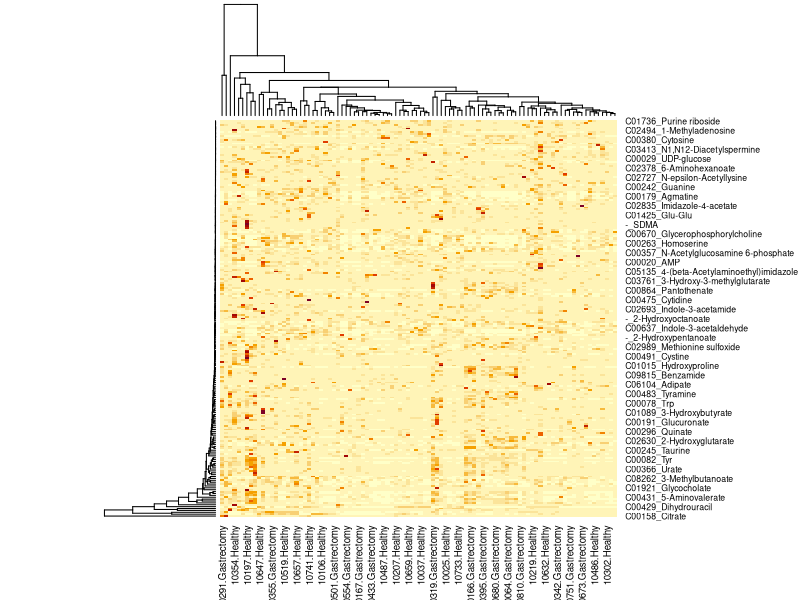
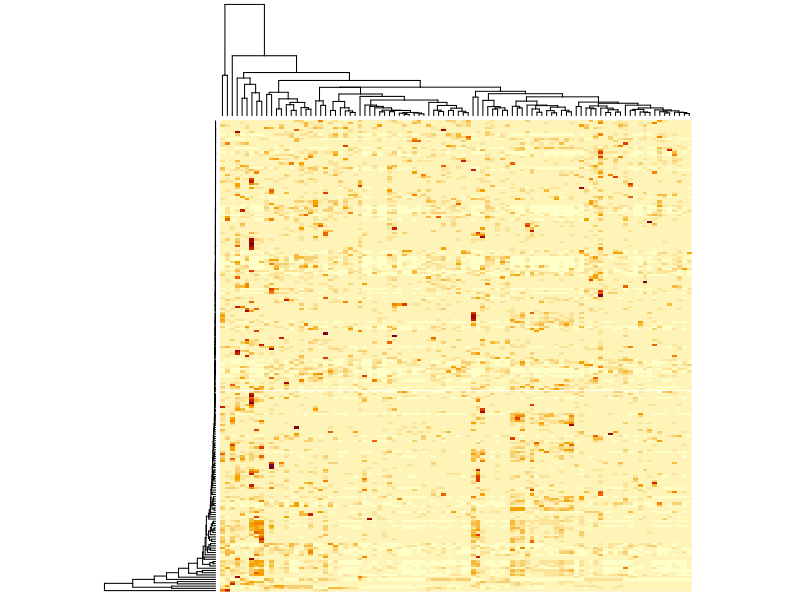
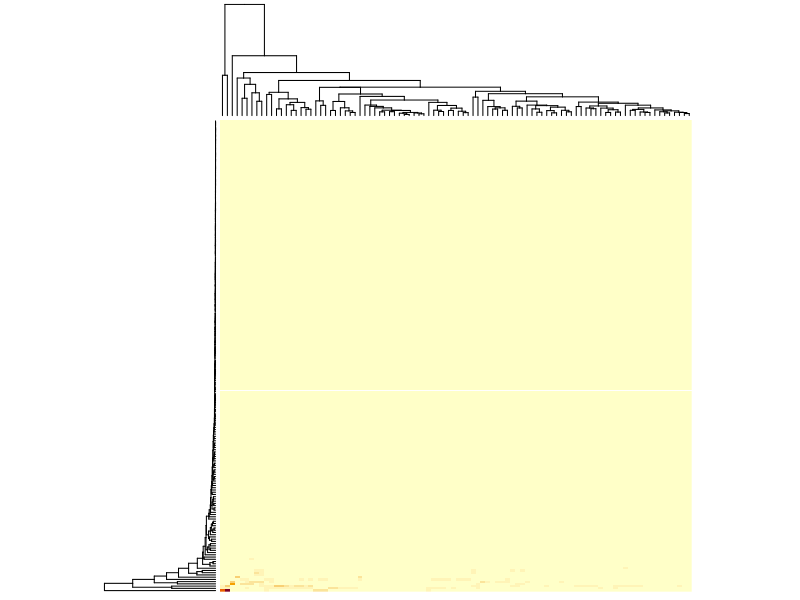
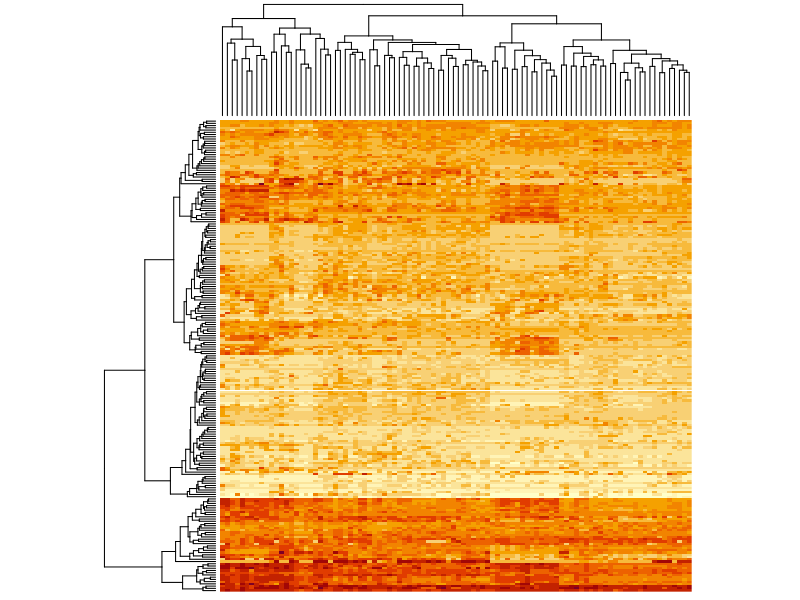
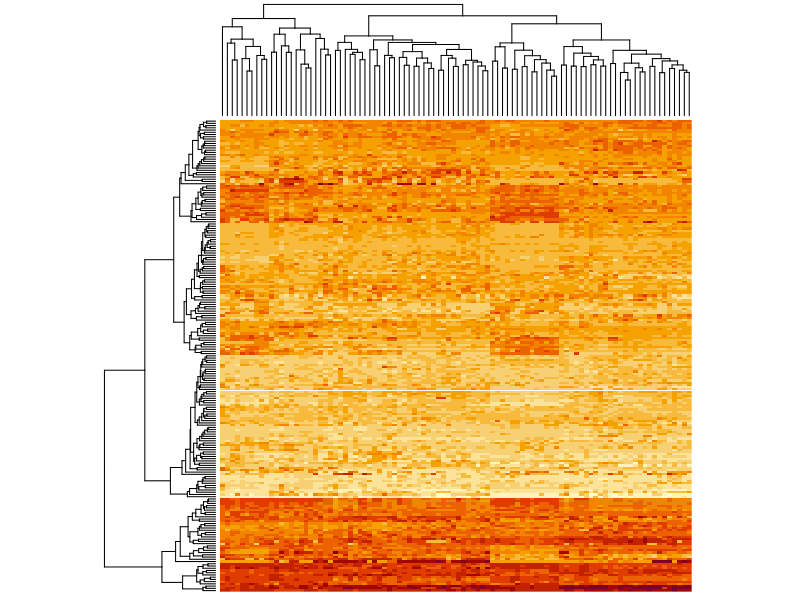
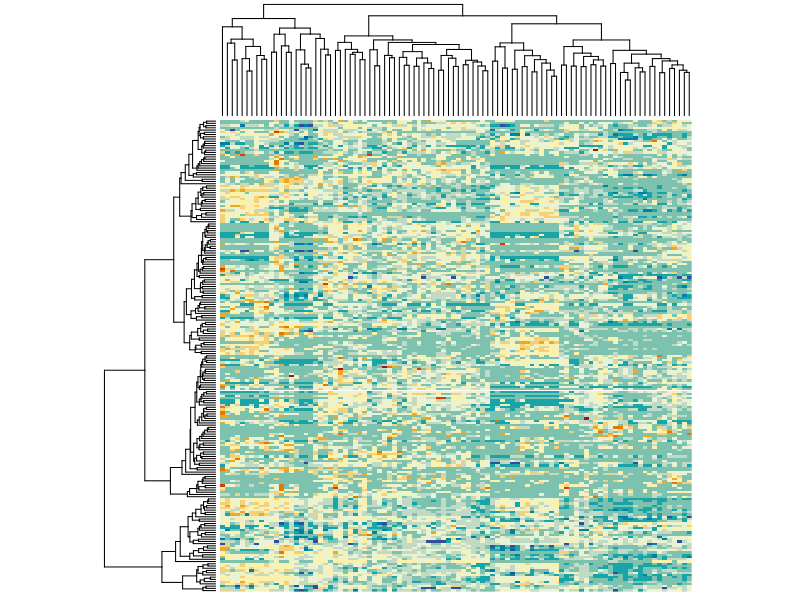
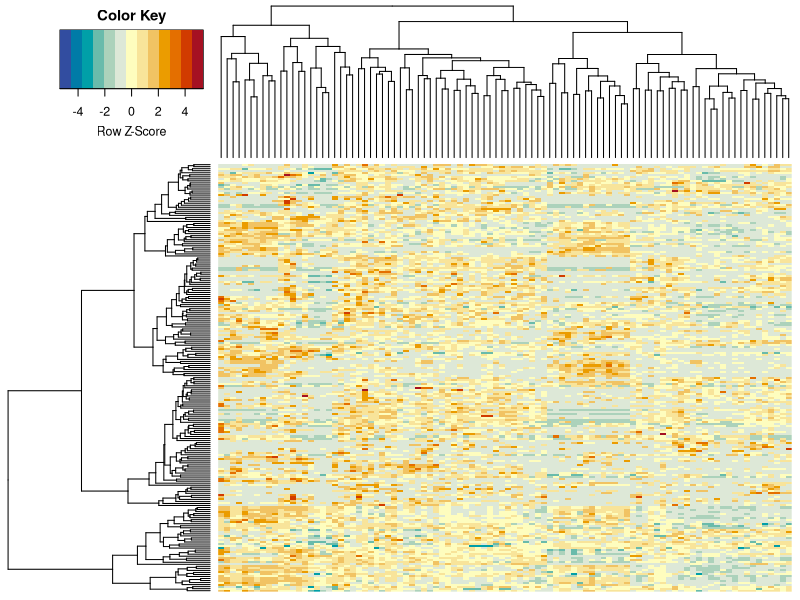
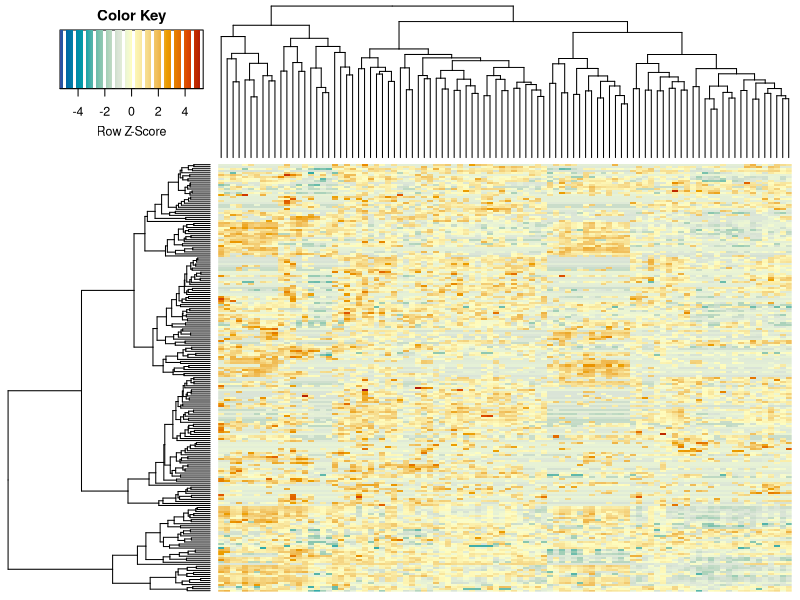

Write R code to recreate these figures, in order. (Note: this script raises an error after producing the figures.)
## ---- chunk 1
if(!require(RColorBrewer)){
  install.packages("RColorBrewer",repos = "http://cran.us.r-project.org")
  library(RColorBrewer)
}
if(!require(gplots)){
  install.packages("gplots",repos = "http://cran.us.r-project.org")
  library(gplots)
}
if(!require(gtools)){
  install.packages("gtools",repos = "http://cran.us.r-project.org")
  library(gtools)
}
## ---- chunk 2
metabo <- read.delim("../datasets/ERAWIJANTARI_metab.tsv",row.names=1) #data
colnames(metabo) <- sub("^X","",colnames(metabo))
metabo <- as.matrix(metabo)
metabo_log <- log10(metabo)
metaD <- read.delim("../datasets/ERAWIJANTARI_metaD.tsv") #metadata
all(colnames(metabo) == metaD$Sample) #check that samples match in data matrices
## ---- chunk 3
heatmap(metabo)
## ---- chunk 4
heatmap(metabo,
        labRow = "", # no rownames
        labCol = "", # no colnames
        margins = c(0.5,0.5)) # remove the white space around
## ---- chunk 5
heatmap(metabo,
        scale = "none", # no scaling!
        labRow = "", # no rownames
        labCol = "", # no colnames
        margins = c(0.5,0.5)) # remove the white space around
## ---- chunk 6
heatmap(metabo_log,
        scale = "none", # no scaling!
        labRow = "", # no rownames
        labCol = "", # no colnames
        margins = c(0.5,0.5)) # remove the white space around
## ---- chunk 7
heatmap(metabo_log,
        scale = "col", # column scaling!
        labRow = "", # no rownames
        labCol = "", # no colnames
        margins = c(0.5,0.5)) # remove the white space around
## ---- chunk 8
heatmap(metabo_log,
        col = hcl.colors(12,"RdYlBu", rev = TRUE), #diverging palette
        scale = "row", # row scaling!
        labRow = "", # no rownames
        labCol = "", # no colnames
        margins = c(0.5,0.5)) # remove the white space around
## ---- chunk 9
heatmap.2(metabo_log,
        col = hcl.colors(13,"RdYlBu", rev = TRUE), #diverging palette
        scale = "row", # row scaling!
        labRow = "", # no rownames
        labCol = "", # no colnames
        margins = c(0.5,0.5), # remove the white space around
        trace = "none", #don't plot a trace
        density.info = "none") #don't overlay a histogram in the colour bar
## ---- chunk 10
heatmap.2(metabo_log,
        col = hcl.colors(255,"RdYlBu", rev = TRUE), #diverging palette - 255 colours!
        scale = "row", # row scaling
        labRow = "", # no rownames
        labCol = "", # no colnames
        margins = c(0.5,0.5), # remove the white space around
        trace = "none", #don't plot a trace
        density.info = "none") #don't overlay a histogram in the colour bar
## ---- chunk 11
heatmap.2(metabo_log,
       col = hcl.colors(255,"YlGnBu", rev = TRUE), #single colour palette! - 255 colours
        symbreaks = F, #colours are not centred around 0
        scale = "none", # no scaling!
        labRow = "", # no rownames
        labCol = "", # no colnames
        margins = c(0.5,0.5), # remove the white space around
        trace = "none", #don't plot a trace
        density.info = "none") #don't overlay a histogram in the colour bar
## ---- chunk 12
heatmap.2a <- function (x, Rowv = TRUE, Colv = if (symm) "Rowv" else TRUE, 
                        distfun = dist, hclustfun = hclust, dendrogram = c("both", 
                                                                           "row", "column", "none"), symm = FALSE, 
                        scale = c("none", "row", "column"), na.rm = TRUE, revC = identical(Colv, "Rowv"), add.expr, breaks, 
                        symbreaks = min(x < 0, na.rm = TRUE) || scale != "none", col = "heat.colors", colsep, rowsep, 
                        sepcolor = "white", sepwidth = c(0.05, 0.05), cellnote, notecex = 1, 
                        notecol = "cyan", na.color = par("bg"), trace = c("column", "row", "both", "none"), tracecol = "cyan", hline = median(breaks), 
                        vline = median(breaks), linecol = tracecol, margins = c(5,5), ColSideColors, RowSideColors, cexRow = 0.2 + 1/log10(nr), 
                        cexCol = 0.2 + 1/log10(nc), labRow = NULL, labCol = NULL, srtRow = NULL, srtCol = NULL, adjRow = c(0, NA), adjCol = c(NA,0),
                        offsetRow = 0.5, offsetCol = 0.5, key = TRUE, keysize = 1.5, 
                        density.info = c("histogram", "density", "none"), denscol = tracecol, 
                        symkey = min(x < 0, na.rm = TRUE) || symbreaks, densadj = 0.25, 
                        main = NULL, xlab = NULL, ylab = NULL, lmat = NULL, lhei = NULL, 
                        lwid = NULL, extrafun = NULL, font.col=1, font.row=1, keyName="Value", 
                        ColSideFac=1, RowSideFac=1, ...) 
{
  scale01 <- function(x, low = min(x), high = max(x)) {
    x <- (x - low)/(high - low)
    x
  }
  retval <- list()
  scale <- if (symm && missing(scale)) 
    "none"
  else match.arg(scale)
  dendrogram <- match.arg(dendrogram)
  trace <- match.arg(trace)
  density.info <- match.arg(density.info)
  if (length(col) == 1 && is.character(col)) 
    col <- get(col, mode = "function")
  if (!missing(breaks) && (scale != "none")) 
    warning("Using scale=\"row\" or scale=\"column\" when breaks are", 
            "specified can produce unpredictable results.", "Please consider using only one or the other.")
  if (is.null(Rowv) || is.na(Rowv)) 
    Rowv <- FALSE
  if (is.null(Colv) || is.na(Colv)) 
    Colv <- FALSE
  else if (Colv == "Rowv" && !isTRUE(Rowv)) 
    Colv <- FALSE
  if (length(di <- dim(x)) != 2 || !is.numeric(x)) 
    stop("`x' must be a numeric matrix")
  nr <- di[1]
  nc <- di[2]
  if (nr <= 1 || nc <= 1) 
    stop("`x' must have at least 2 rows and 2 columns")
  if (!is.numeric(margins) || length(margins) != 2) 
    stop("`margins' must be a numeric vector of length 2")
  if (missing(cellnote)) 
    cellnote <- matrix("", ncol = ncol(x), nrow = nrow(x))
  if (!inherits(Rowv, "dendrogram")) {
    if (((!isTRUE(Rowv)) || (is.null(Rowv))) && (dendrogram %in% 
                                                 c("both", "row"))) {
      if (is.logical(Colv) && (Colv)) 
        dendrogram <- "column"
      else dedrogram <- "none"
      warning("Discrepancy: Rowv is FALSE, while dendrogram is `", 
              dendrogram, "'. Omitting row dendogram.")
    }
  }
  if (!inherits(Colv, "dendrogram")) {
    if (((!isTRUE(Colv)) || (is.null(Colv))) && (dendrogram %in% 
                                                 c("both", "column"))) {
      if (is.logical(Rowv) && (Rowv)) 
        dendrogram <- "row"
      else dendrogram <- "none"
      warning("Discrepancy: Colv is FALSE, while dendrogram is `", 
              dendrogram, "'. Omitting column dendogram.")
    }
  }
  if (inherits(Rowv, "dendrogram")) {
    ddr <- Rowv
    rowInd <- order.dendrogram(ddr)
  }
  else if (is.integer(Rowv)) {
    hcr <- hclustfun(distfun(x))
    ddr <- as.dendrogram(hcr)
    ddr <- reorder(ddr, Rowv)
    rowInd <- order.dendrogram(ddr)
    if (nr != length(rowInd)) 
      stop("row dendrogram ordering gave index of wrong length")
  }
  else if (isTRUE(Rowv)) {
    Rowv <- rowMeans(x, na.rm = na.rm)
    hcr <- hclustfun(distfun(x))
    ddr <- as.dendrogram(hcr)
    ddr <- reorder(ddr, Rowv)
    rowInd <- order.dendrogram(ddr)
    if (nr != length(rowInd)) 
      stop("row dendrogram ordering gave index of wrong length")
  }
  else {
    rowInd <- nr:1
  }
  if (inherits(Colv, "dendrogram")) {
    ddc <- Colv
    colInd <- order.dendrogram(ddc)
  }
  else if (identical(Colv, "Rowv")) {
    if (nr != nc) 
      stop("Colv = \"Rowv\" but nrow(x) != ncol(x)")
    if (exists("ddr")) {
      ddc <- ddr
      colInd <- order.dendrogram(ddc)
    }
    else colInd <- rowInd
  }
  else if (is.integer(Colv)) {
    hcc <- hclustfun(distfun(if (symm) 
      x
      else t(x)))
    ddc <- as.dendrogram(hcc)
    ddc <- reorder(ddc, Colv)
    colInd <- order.dendrogram(ddc)
    if (nc != length(colInd)) 
      stop("column dendrogram ordering gave index of wrong length")
  }
  else if (isTRUE(Colv)) {
    Colv <- colMeans(x, na.rm = na.rm)
    hcc <- hclustfun(distfun(if (symm) 
      x
      else t(x)))
    ddc <- as.dendrogram(hcc)
    ddc <- reorder(ddc, Colv)
    colInd <- order.dendrogram(ddc)
    if (nc != length(colInd)) 
      stop("column dendrogram ordering gave index of wrong length")
  }
  else {
    colInd <- 1:nc
  }
  retval$rowInd <- rowInd
  retval$colInd <- colInd
  retval$call <- match.call()
  x <- x[rowInd, colInd]
  x.unscaled <- x
  cellnote <- cellnote[rowInd, colInd]
  if (is.null(labRow)) 
    labRow <- if (is.null(rownames(x))) 
      (1:nr)[rowInd]
  else rownames(x)
  else labRow <- labRow[rowInd]
  if (is.null(labCol)) 
    labCol <- if (is.null(colnames(x))) 
      (1:nc)[colInd]
  else colnames(x)
  else labCol <- labCol[colInd]
  if (scale == "row") {
    retval$rowMeans <- rm <- rowMeans(x, na.rm = na.rm)
    x <- sweep(x, 1, rm)
    retval$rowSDs <- sx <- apply(x, 1, sd, na.rm = na.rm)
    x <- sweep(x, 1, sx, "/")
  }
  else if (scale == "column") {
    retval$colMeans <- rm <- colMeans(x, na.rm = na.rm)
    x <- sweep(x, 2, rm)
    retval$colSDs <- sx <- apply(x, 2, sd, na.rm = na.rm)
    x <- sweep(x, 2, sx, "/")
  }
  if (missing(breaks) || is.null(breaks) || length(breaks) < 
      1) {
    if (missing(col) || is.function(col)) 
      breaks <- 16
    else breaks <- length(col) + 1
  }
  if (length(breaks) == 1) {
    if (!symbreaks) 
      breaks <- seq(min(x, na.rm = na.rm), max(x, na.rm = na.rm), 
                    length = breaks)
    else {
      extreme <- max(abs(x), na.rm = TRUE)
      breaks <- seq(-extreme, extreme, length = breaks)
    }
  }
  nbr <- length(breaks)
  ncol <- length(breaks) - 1
  if (class(col) == "function") 
    col <- col(ncol)
  min.breaks <- min(breaks)
  max.breaks <- max(breaks)
  x[x < min.breaks] <- min.breaks
  x[x > max.breaks] <- max.breaks
  if (missing(lhei) || is.null(lhei)) 
    lhei <- c(keysize, 4)
  if (missing(lwid) || is.null(lwid)) 
    lwid <- c(keysize, 4)
  if (missing(lmat) || is.null(lmat)) {
    lmat <- rbind(4:3, 2:1)
    if (!missing(ColSideColors)) {
      if (is.vector(ColSideColors)) ColSideColors <- as.matrix(t(ColSideColors))
      if (!is.character(ColSideColors) || ncol(ColSideColors) != nc) 
        stop("'ColSideColors' must be a character vector of length ncol(x) or character matrix with ncol ncol(x)")
      lmat <- rbind(lmat[1, ] + 1, c(NA, 1), lmat[2, ] + 1)
      lhei <- c(lhei[1], 0.12*nrow(ColSideColors)*ColSideFac, lhei[2])
    }
    if (!missing(RowSideColors)) {
      if (is.vector(RowSideColors)) RowSideColors <- as.matrix(RowSideColors)
      if (!is.character(RowSideColors) || nrow(RowSideColors) != nr) 
        stop("'RowSideColors' must be a character vector of length nrow(x) or character matrix with nrow nrow(x)")
      lmat <- cbind(lmat[, 1] + 1, c(rep(NA, nrow(lmat) -  1), 1), lmat[, 2] + 1)
      lwid <- c(lwid[1], 0.12*ncol(RowSideColors)*RowSideFac, lwid[2])
    }
    lmat[is.na(lmat)] <- 0
  }
  if (length(lhei) != nrow(lmat)) 
    stop("lhei must have length = nrow(lmat) = ", nrow(lmat))
  if (length(lwid) != ncol(lmat)) 
    stop("lwid must have length = ncol(lmat) =", ncol(lmat))
  op <- par(no.readonly = TRUE)
  on.exit(par(op))
  layout(lmat, widths = lwid, heights = lhei, respect = FALSE)
  if (!missing(RowSideColors)) {
    par(mar = c(margins[1], 0, 0, 0.5))
    image(matrix(1:(ncol(RowSideColors)*nr),ncol=nr,nrow=ncol(RowSideColors),byrow=F), col = t(RowSideColors[rowInd,]), axes = FALSE)
  }
  if (!missing(ColSideColors)) {
    par(mar = c(0.5, 0, 0, margins[2]))
    image(matrix(1:(nrow(ColSideColors)*nc),nrow=nc,ncol=nrow(ColSideColors),byrow=F),
          col=t(ColSideColors[,colInd]),axes = FALSE)
  }
  par(mar = c(margins[1], 0, 0, margins[2]))
  x <- t(x)
  cellnote <- t(cellnote)
  if (revC) {
    iy <- nr:1
    if (exists("ddr")) 
      ddr <- rev(ddr)
    x <- x[, iy]
    cellnote <- cellnote[, iy]
  }
  else iy <- 1:nr
  image(1:nc, 1:nr, x, xlim = 0.5 + c(0, nc), ylim = 0.5 + 
          c(0, nr), axes = FALSE, xlab = "", ylab = "", col = col, 
        breaks = breaks, ...)
  retval$carpet <- x
  if (exists("ddr")) 
    retval$rowDendrogram <- ddr
  if (exists("ddc")) 
    retval$colDendrogram <- ddc
  retval$breaks <- breaks
  retval$col <- col
  if (!invalid(na.color) & any(is.na(x))) {
    mmat <- ifelse(is.na(x), 1, NA)
    image(1:nc, 1:nr, mmat, axes = FALSE, xlab = "", ylab = "", 
          col = na.color, add = TRUE)
  }
  if (is.null(srtCol)) 
    axis(1, 1:nc, labels = labCol, las = 2, line = -0.5 + 
           offsetCol, tick = 0, cex.axis = cexCol, hadj = adjCol[1], 
         padj = adjCol[2], font=font.col)
  else {
    if (is.numeric(srtCol)) {
      if (missing(adjCol) || is.null(adjCol)) 
        adjCol = c(1, NA)
      xpd.orig <- par("xpd")
      par(xpd = NA)
      xpos <- axis(1, 1:nc, labels = rep("", nc), las = 2, 
                   tick = 0)
      text(x = xpos, y = par("usr")[3] - (1 + offsetCol) * 
             strheight("M"), labels = labCol, adj = adjCol, 
           cex = cexCol, srt = srtCol, font=font.col)
      par(xpd = xpd.orig)
    }
    else warning("Invalid value for srtCol ignored.")
  }
  if (is.null(srtRow)) {
    axis(4, iy, labels = labRow, las = 2, line = -0.5 + offsetRow, 
         tick = 0, cex.axis = cexRow, hadj = adjRow[1], padj = adjRow[2], font=font.row)
  }
  else {
    if (is.numeric(srtRow)) {
      xpd.orig <- par("xpd")
      par(xpd = NA)
      ypos <- axis(4, iy, labels = rep("", nr), las = 2, 
                   line = -0.5, tick = 0)
      text(x = par("usr")[2] + (1 + offsetRow) * strwidth("M"), 
           y = ypos, labels = labRow, adj = adjRow, cex = cexRow, 
           srt = srtRow, font=font.row)
      par(xpd = xpd.orig)
    }
    else warning("Invalid value for srtRow ignored.")
  }
  if (!is.null(xlab)) 
    mtext(xlab, side = 1, line = margins[1] - 1.25)
  if (!is.null(ylab)) 
    mtext(ylab, side = 4, line = margins[2] - 1.25)
  if (!missing(add.expr)) 
    eval(substitute(add.expr))
  if (!missing(colsep)) 
    for (csep in colsep) rect(xleft = csep + 0.5, ybottom = 0, 
                              xright = csep + 0.5 + sepwidth[1], ytop = ncol(x) + 
                                1, lty = 1, lwd = 1, col = sepcolor, border = sepcolor)
  if (!missing(rowsep)) 
    for (rsep in rowsep) rect(xleft = 0, ybottom = (ncol(x) + 
                                                      1 - rsep) - 0.5, xright = nrow(x) + 1, ytop = (ncol(x) + 
                                                                                                       1 - rsep) - 0.5 - sepwidth[2], lty = 1, lwd = 1, 
                              col = sepcolor, border = sepcolor)
  min.scale <- min(breaks)
  max.scale <- max(breaks)
  x.scaled <- scale01(t(x), min.scale, max.scale)
  if (trace %in% c("both", "column")) {
    retval$vline <- vline
    vline.vals <- scale01(vline, min.scale, max.scale)
    for (i in colInd) {
      if (!is.null(vline)) {
        abline(v = i - 0.5 + vline.vals, col = linecol, 
               lty = 2)
      }
      xv <- rep(i, nrow(x.scaled)) + x.scaled[, i] - 0.5
      xv <- c(xv[1], xv)
      yv <- 1:length(xv) - 0.5
      lines(x = xv, y = yv, lwd = 1, col = tracecol, type = "s")
    }
  }
  if (trace %in% c("both", "row")) {
    retval$hline <- hline
    hline.vals <- scale01(hline, min.scale, max.scale)
    for (i in rowInd) {
      if (!is.null(hline)) {
        abline(h = i - 0.5 + hline.vals, col = linecol, 
               lty = 2)
      }
      yv <- rep(i, ncol(x.scaled)) + x.scaled[i, ] - 0.5
      yv <- rev(c(yv[1], yv))
      xv <- length(yv):1 - 0.5
      lines(x = xv, y = yv, lwd = 1, col = tracecol, type = "s")
    }
  }
  if (!missing(cellnote)) 
    text(x = c(row(cellnote)), y = c(col(cellnote)), labels = c(cellnote), 
         col = notecol, cex = notecex)
  par(mar = c(margins[1], 0, 0, 0))
  if (dendrogram %in% c("both", "row")) {
    plot(ddr, horiz = TRUE, axes = FALSE, yaxs = "i", leaflab = "none")
  }
  else plot.new()
  par(mar = c(0, 0, if (!is.null(main)) 5 else 0, margins[2]))
  if (dendrogram %in% c("both", "column")) {
    plot(ddc, axes = FALSE, xaxs = "i", leaflab = "none")
  }
  else plot.new()
  if (!is.null(main)) 
    title(main, cex.main = 1.5 * op[["cex.main"]])
  if (key) {
    par(mar = c(5, 4, 2, 1), cex = 0.75)
    tmpbreaks <- breaks
    if (symkey) {
      max.raw <- max(abs(c(x, breaks)), na.rm = TRUE)
      min.raw <- -max.raw
      tmpbreaks[1] <- -max(abs(x), na.rm = TRUE)
      tmpbreaks[length(tmpbreaks)] <- max(abs(x), na.rm = TRUE)
    }
    else {
      min.raw <- min(x, na.rm = TRUE)
      max.raw <- max(x, na.rm = TRUE)
    }
    z <- seq(min.raw, max.raw, length = length(col))
    image(z = matrix(z, ncol = 1), col = col, breaks = tmpbreaks, 
          xaxt = "n", yaxt = "n")
    par(usr = c(0, 1, 0, 1))
    lv <- pretty(breaks)
    xv <- scale01(as.numeric(lv), min.raw, max.raw)
    axis(1, at = xv, labels = lv)
    if (scale == "row") 
      mtext(side = 1, "Row Z-Score", line = 2)
    else if (scale == "column") 
      mtext(side = 1, "Column Z-Score", line = 2)
    else mtext(side = 1, keyName, line = 2)
    if (density.info == "density") {
      dens <- density(x, adjust = densadj, na.rm = TRUE)
      omit <- dens$x < min(breaks) | dens$x > max(breaks)
      dens$x <- dens$x[-omit]
      dens$y <- dens$y[-omit]
      dens$x <- scale01(dens$x, min.raw, max.raw)
      lines(dens$x, dens$y/max(dens$y) * 0.95, col = denscol, 
            lwd = 1)
      axis(2, at = pretty(dens$y)/max(dens$y) * 0.95, pretty(dens$y))
      title("Color Key\nand Density Plot")
      par(cex = 0.5)
      mtext(side = 2, "Density", line = 2)
    }
    else if (density.info == "histogram") {
      h <- hist(x, plot = FALSE, breaks = breaks)
      hx <- scale01(breaks, min.raw, max.raw)
      hy <- c(h$counts, h$counts[length(h$counts)])
      lines(hx, hy/max(hy) * 0.95, lwd = 1, type = "s", 
            col = denscol)
      axis(2, at = pretty(hy)/max(hy) * 0.95, pretty(hy))
      title("Color Key\nand Histogram")
      par(cex = 0.5)
      mtext(side = 2, "Count", line = 2)
    }
    else title("Color Key")
    if (trace %in% c("both", "column")) {
      vline.vals <- scale01(vline, min.raw, max.raw)
      if (!is.null(vline)) {
        abline(v = vline.vals, col = linecol, lty = 2)
      }
    }
    if (trace %in% c("both", "row")) {
      hline.vals <- scale01(hline, min.raw, max.raw)
      if (!is.null(hline)) {
        abline(v = hline.vals, col = linecol, lty = 2)
      }
    }
  }
  else plot.new()
  retval$colorTable <- data.frame(low = retval$breaks[-length(retval$breaks)], 
                                  high = retval$breaks[-1], color = retval$col)
  if (!is.null(extrafun)) 
    extrafun()
  invisible(retval)
}
## ---- chunk 13
heatmap.2a(metabo_log,
          dendrogram = "none", #no dendrogram plotted
          Rowv = F, #no sorting for rows
          Colv = F, #no sorting for columns
       col = hcl.colors(255,"YlGnBu", rev = TRUE), #single colour palette - 255 colours
        symbreaks = F, #colours are not centred around 0
        scale = "none", # no scaling!
        labRow = "", # no rownames
        labCol = "", # no colnames
        margins = c(0.5,0.5), # remove the white space around
        trace = "none", #don't plot a trace
        density.info = "none") #don't overlay a histogram in the colour bar
## ---- chunk 14
heatmap.2a(metabo_log,
          dendrogram = "both", #both dendrograms plotted
          Rowv = as.dendrogram(hclust(dist(metabo_log,"minkowski"),
                        "ward.D2")), #custom
          Colv = as.dendrogram(hclust(dist(t(metabo_log)),
                        "ward.D2")), #custom dendrogram
       col = hcl.colors(255,"YlGnBu", rev = TRUE), #single colour palette - 255 colours
        symbreaks = F, #colours are not centred around 0
        scale = "none", # no scaling!
        labRow = "", # no rownames
        labCol = "", # no colnames
        margins = c(0.5,0.5), # remove the white space around
        trace = "none", #don't plot a trace
        density.info = "none") #don't overlay a histogram in the colour bar
## ---- chunk 15
heatmap.2a(metabo_log[,order(metaD$Status,metaD$Gender,metaD$BMI)],# custom order using metadata: by study group, gender, and BMI
          dendrogram = "row", # row dendrogram plotted
         Colv = NULL, 
       col = hcl.colors(255,"YlGnBu", rev = TRUE), #single colour palette - 255 colours
        symbreaks = F, #colours are not centred around 0
        scale = "none", # no scaling!
        labRow = "", # no rownames
        labCol = "", # no colnames
        margins = c(0.5,0.5), # remove the white space around
        trace = "none", #don't plot a trace
        density.info = "none") #don't overlay a histogram in the colour bar
## ---- chunk 16
heatmap.2a(metabo_log[,order(metaD$Status,metaD$Gender,metaD$BMI)],# custom order using metadata: by study group, gender, and BMI
          dendrogram = "row", # row dendrogram plotted
          Colv = NULL, # no sorting (except above)
          colsep = cumsum(c(t(table(metaD$Status,metaD$Gender)))), #counting the grouping from above!
          col = hcl.colors(255,"YlGnBu", rev = TRUE), #single colour palette - 255 colours
          symbreaks = F, #colours are not centred around 0
          scale = "none", # no scaling!
          labRow = "", # no rownames
          labCol = "", # no colnames
          margins = c(0.5,0.5), # remove the white space around
          trace = "none", #don't plot a trace
          density.info = "none") #don't overlay a histogram in the colour bar
## ---- chunk 17
heatmap.2a(metabo_log,
          ColSideColors = c("purple","green")[as.numeric(as.factor(metaD$Status))],
          dendrogram = "both", #both dendrograms plotted
       col = hcl.colors(255,"YlGnBu", rev = TRUE), #single colour palette - 255 colours
        symbreaks = F, #colours are not centred around 0
        scale = "none", # no scaling
        labRow = "", # no rownames
        labCol = "", # no colnames
        margins = c(0.5,0.5), # remove the white space around
        trace = "none", #don't plot a trace
        density.info = "none") #don't overlay a histogram in the colour bar
## ---- chunk 18
heatmap.2a(metabo_log,
          ColSideColors = rbind(c("pink","lightblue")[as.numeric(as.factor(metaD$Gender))],
                                brewer.pal(7,"Set3")[as.numeric(as.factor(metaD$Gastric.acid.medication))],
                                c("purple","green")[as.numeric(as.factor(metaD$Status))]),
          dendrogram = "both", #both dendrograms plotted
       col = hcl.colors(255,"YlGnBu", rev = TRUE), #single colour palette - 255 colours
        symbreaks = F, #colours are not centred around 0
        scale = "none", # no scaling
        labRow = "", # no rownames
        labCol = "", # no colnames
        margins = c(0.5,0.5), # remove the white space around
        trace = "none", #don't plot a trace
        density.info = "none") #don't overlay a histogram in the colour bar
